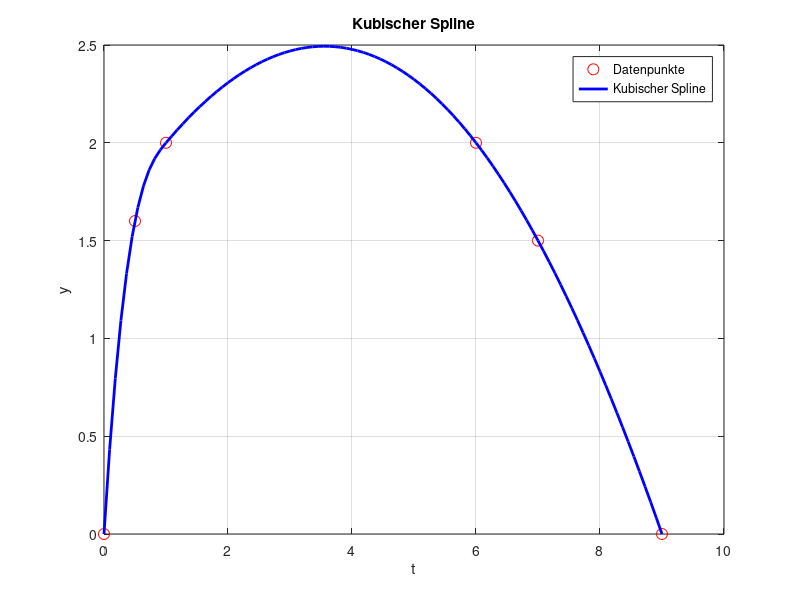

Source code (MATLAB):
% Aufgabe 49: Bestimme einen kubischen Spline

% Datenpunkte
t = [0 0.5 1.0 6.0 7.0 9.0];
y = [0 1.6 2.0 2.0 1.5 0.0];

% Kubischer Spline Interpolation
spline_coeffs = spline(t, y);

% Werte zum Plotten
t_fine = linspace(0, 9, 100);
y_spline = ppval(spline_coeffs, t_fine);

% Plot
figure;
plot(t, y, 'ro', 'MarkerSize', 8); % Gegebene Datenpunkte
hold on;
plot(t_fine, y_spline, 'b-', 'LineWidth', 2); % Kubischer Spline
xlabel('t');
ylabel('y');
title('Kubischer Spline')
legend('Datenpunkte', 'Kubischer Spline');
grid on;
hold off;

% Speichern als PNG
print('49.png', '-dpng');
